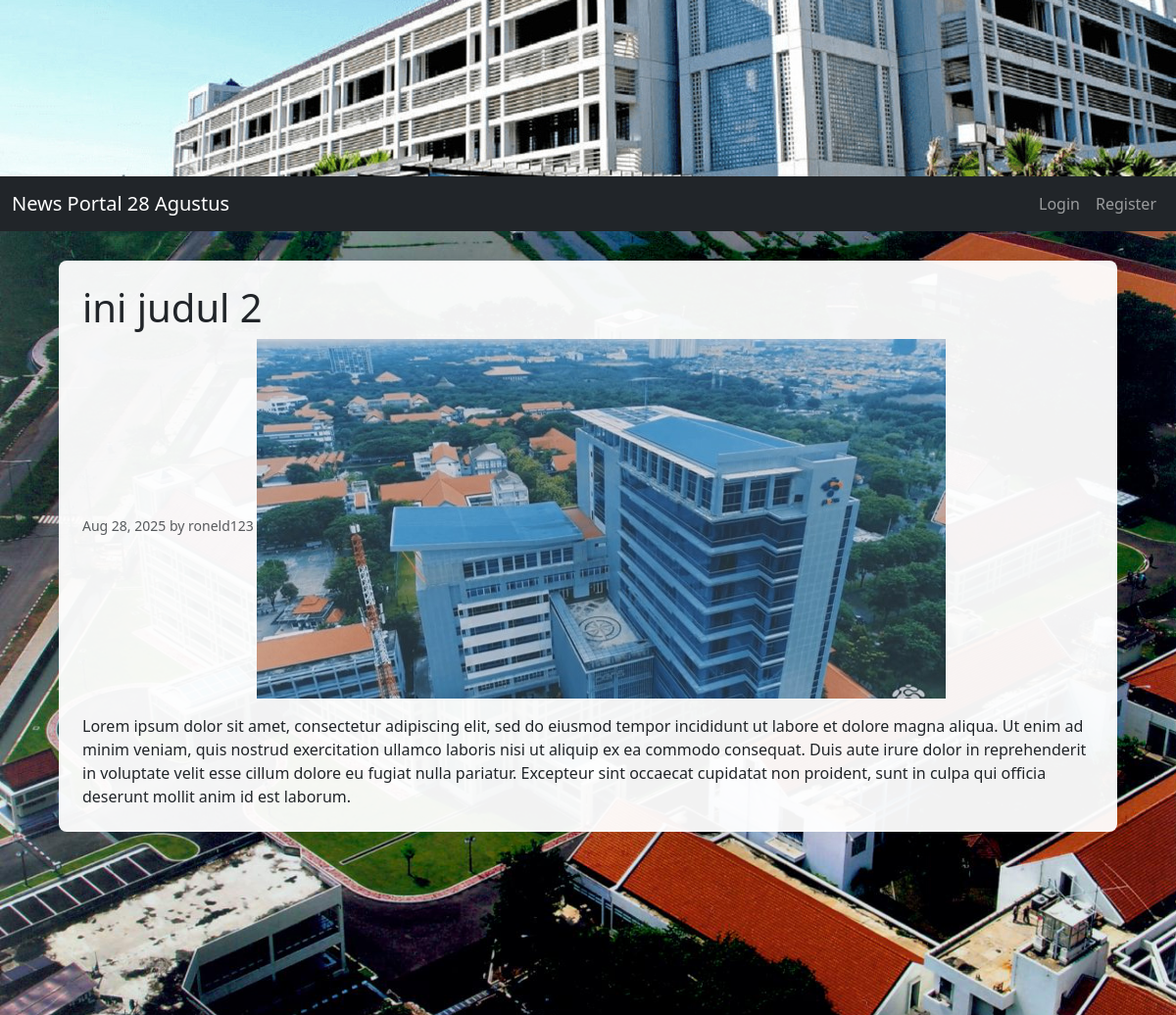
The app's page /article/2 with its own data.
### app.py (models this page shows)
class Article(db.Model):
    id = db.Column(db.Integer, primary_key=True)
    title = db.Column(db.String(200), nullable=False)
    content = db.Column(db.Text, nullable=False)
    image = db.Column(db.String(200), nullable=True)
    created_at = db.Column(db.DateTime, default=datetime.utcnow)
    author_id = db.Column(db.Integer, db.ForeignKey('user.id'), nullable=False)  # NEW
    author = db.relationship('User', backref='articles')  # NEW

class User(UserMixin, db.Model):
    id = db.Column(db.Integer, primary_key=True)
    email = db.Column(db.String(150), unique=True, nullable=False)
    password = db.Column(db.String(150), nullable=False)
    role = db.Column(db.String(50), nullable=False, default="user")

### app.py (the view)
@app.route("/article/<int:article_id>")
def article(article_id):
    art = Article.query.get_or_404(article_id)
    return render_template("article.html", article=art)

### app.py (called while the page is built)
@app.before_request
def create_admin():
    db.create_all()
    if not User.query.filter_by(role="admin").first():
        admin = User(email="admin@example.com", password=generate_password_hash("admin123"), role="admin")
        db.session.add(admin)
        db.session.commit()

### templates/article.html
{% extends "layout.html" %}
{% block content %}
<h1>{{ article.title }}</h1>
<small class="text-muted">
  {{ article.created_at.strftime('%b %d, %Y') }} by {{ article.author.email.split('@')[0] }}
</small>
{% if article.image %}
  <img src="{{ url_for('static', filename='uploads/' ~ article.image) }}" class="img-fluid img mb-3" alt="Banner">
{% endif %}
<div class="article-content">
  {{ article.content|safe }}
</div>
{% endblock %}

### records on screen
Article: title "ini judul 2", created_at "Aug 28, 2025", image (picture), content "Lorem ipsum dolor sit amet, consectetur adipiscing elit, sed do eiusmod tempor incididunt ut labore et dolore magna aliqua. Ut enim ad minim veniam, quis nostrud exercitation ullamco laboris nisi ut aliquip ex ea commodo consequat. Duis aute irure dolor in reprehenderit in voluptate velit esse cillum dolore eu fugiat nulla pariatur. Excepteur sint occaecat cupidatat non proident, sunt in culpa qui officia deserunt mollit anim id est laborum."
User: author.email "roneld123"
